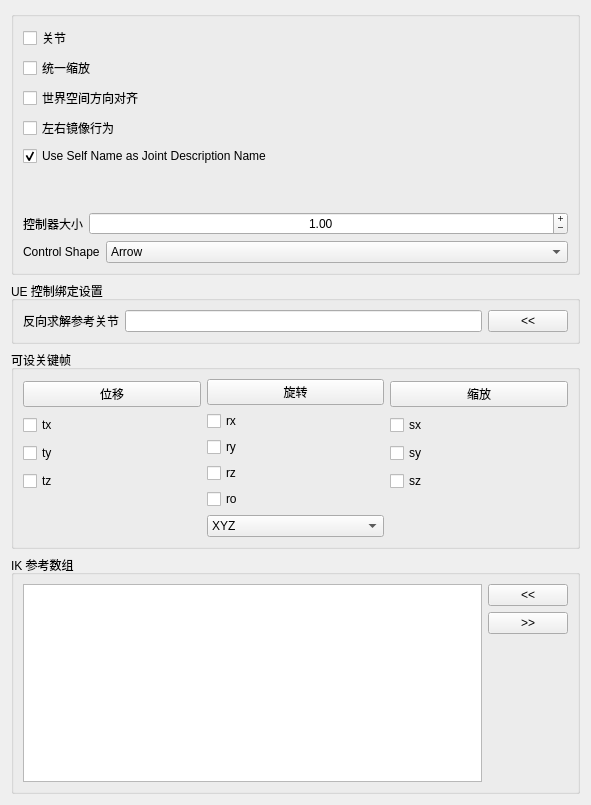
<?xml version="1.0" encoding="UTF-8"?>
<ui version="4.0">
 <class>Form</class>
 <widget class="QWidget" name="Form">
  <property name="geometry">
   <rect>
    <x>0</x>
    <y>0</y>
    <width>591</width>
    <height>805</height>
   </rect>
  </property>
  <property name="windowTitle">
   <string>表单</string>
  </property>
  <layout class="QGridLayout" name="gridLayout">
   <item row="0" column="0">
    <widget class="QGroupBox" name="groupBox">
     <property name="title">
      <string/>
     </property>
     <layout class="QGridLayout" name="gridLayout_2">
      <item row="0" column="0">
       <layout class="QVBoxLayout" name="verticalLayout_4">
        <item>
         <widget class="QCheckBox" name="joint_checkBox">
          <property name="text">
           <string>关节</string>
          </property>
         </widget>
        </item>
        <item>
         <widget class="QCheckBox" name="uniScale_checkBox">
          <property name="text">
           <string>统一缩放</string>
          </property>
         </widget>
        </item>
        <item>
         <widget class="QCheckBox" name="neutralRotation_checkBox">
          <property name="toolTip">
           <string>&lt;html&gt;&lt;head/&gt;&lt;body&gt;&lt;p&gt;如果激活，控制器将与世界空间对齐&lt;/p&gt;&lt;/body&gt;&lt;/html&gt;</string>
          </property>
          <property name="text">
           <string>世界空间方向对齐</string>
          </property>
         </widget>
        </item>
        <item>
         <widget class="QCheckBox" name="mirrorBehaviour_checkBox">
          <property name="toolTip">
           <string>&lt;html&gt;&lt;head/&gt;&lt;body&gt;&lt;p&gt;如果激活，控制器将在左侧和右侧具有对称行为。&lt;/p&gt;&lt;p&gt;&lt;br/&gt;&lt;/p&gt;&lt;p&gt;警告：Maya 2018 和 2018.1 中有一个 bug 会导致行为不正确，因为此选项会取反某个轴。其他 Maya 版本应该正常。&lt;/p&gt;&lt;/body&gt;&lt;/html&gt;</string>
          </property>
          <property name="text">
           <string>左右镜像行为</string>
          </property>
         </widget>
        </item>
        <item>
         <widget class="QCheckBox" name="descriptionName_checkBox">
          <property name="toolTip">
           <string>&lt;html&gt;&lt;head/&gt;&lt;body&gt;&lt;p&gt;如果勾选，将使用组件名称作为关节的描述名称。这适用于默认的 EPIC 命名系统。&lt;br/&gt;如果使用 mGear 默认命名系统，建议取消勾选以避免名称重复。&lt;/p&gt;&lt;/body&gt;&lt;/html&gt;</string>
          </property>
          <property name="text">
           <string notr="true">Use Self Name as Joint Description Name</string>
          </property>
          <property name="checked">
           <bool>true</bool>
          </property>
         </widget>
        </item>
        <item>
         <spacer name="verticalSpacer_3">
          <property name="orientation">
           <enum>Qt::Vertical</enum>
          </property>
          <property name="sizeHint" stdset="0">
           <size>
            <width>20</width>
            <height>40</height>
           </size>
          </property>
         </spacer>
        </item>
        <item>
         <layout class="QHBoxLayout" name="horizontalLayout_3">
          <item>
           <widget class="QLabel" name="ctlSize_label">
            <property name="text">
             <string>控制器大小</string>
            </property>
           </widget>
          </item>
          <item>
           <widget class="QDoubleSpinBox" name="ctlSize_doubleSpinBox">
            <property name="sizePolicy">
             <sizepolicy hsizetype="Expanding" vsizetype="Fixed">
              <horstretch>0</horstretch>
              <verstretch>0</verstretch>
             </sizepolicy>
            </property>
            <property name="wrapping">
             <bool>false</bool>
            </property>
            <property name="alignment">
             <set>Qt::AlignCenter</set>
            </property>
            <property name="buttonSymbols">
             <enum>QAbstractSpinBox::PlusMinus</enum>
            </property>
            <property name="minimum">
             <double>0.010000000000000</double>
            </property>
            <property name="maximum">
             <double>20000.000000000000000</double>
            </property>
            <property name="value">
             <double>1.000000000000000</double>
            </property>
           </widget>
          </item>
         </layout>
        </item>
        <item>
         <layout class="QHBoxLayout" name="horizontalLayout_2">
          <item>
           <widget class="QLabel" name="controlShape_label">
            <property name="text">
             <string notr="true">Control Shape</string>
            </property>
           </widget>
          </item>
          <item>
           <widget class="QComboBox" name="controlShape_comboBox">
            <property name="sizePolicy">
             <sizepolicy hsizetype="Expanding" vsizetype="Fixed">
              <horstretch>0</horstretch>
              <verstretch>0</verstretch>
             </sizepolicy>
            </property>
            <item>
             <property name="text">
              <string>Arrow</string>
             </property>
            </item>
            <item>
             <property name="text">
              <string>圆形</string>
             </property>
            </item>
            <item>
             <property name="text">
              <string>Compas</string>
             </property>
            </item>
            <item>
             <property name="text">
              <string>Cross</string>
             </property>
            </item>
            <item>
             <property name="text">
              <string>Crossarrow</string>
             </property>
            </item>
            <item>
             <property name="text">
              <string>立方体</string>
             </property>
            </item>
            <item>
             <property name="text">
              <string>Cubewithpeak</string>
             </property>
            </item>
            <item>
             <property name="text">
              <string>Cylinder</string>
             </property>
            </item>
            <item>
             <property name="text">
              <string>Diamond</string>
             </property>
            </item>
            <item>
             <property name="text">
              <string>Flower</string>
             </property>
            </item>
            <item>
             <property name="text">
              <string>Null</string>
             </property>
            </item>
            <item>
             <property name="text">
              <string>Pyramid</string>
             </property>
            </item>
            <item>
             <property name="text">
              <string>球体</string>
             </property>
            </item>
            <item>
             <property name="text">
              <string>方形</string>
             </property>
            </item>
           </widget>
          </item>
         </layout>
        </item>
       </layout>
      </item>
     </layout>
    </widget>
   </item>
   <item row="2" column="0">
    <widget class="QGroupBox" name="keyable_groupBox">
     <property name="title">
      <string>可设关键帧</string>
     </property>
     <layout class="QGridLayout" name="gridLayout_4">
      <item row="0" column="0">
       <layout class="QHBoxLayout" name="horizontalLayout">
        <item>
         <layout class="QVBoxLayout" name="verticalLayout">
          <property name="sizeConstraint">
           <enum>QLayout::SetMinimumSize</enum>
          </property>
          <item>
           <widget class="QPushButton" name="translate_pushButton">
            <property name="text">
             <string>位移</string>
            </property>
           </widget>
          </item>
          <item>
           <widget class="QCheckBox" name="tx_checkBox">
            <property name="text">
             <string>tx</string>
            </property>
           </widget>
          </item>
          <item>
           <widget class="QCheckBox" name="ty_checkBox">
            <property name="text">
             <string>ty</string>
            </property>
           </widget>
          </item>
          <item>
           <widget class="QCheckBox" name="tz_checkBox">
            <property name="text">
             <string>tz</string>
            </property>
           </widget>
          </item>
          <item>
           <spacer name="verticalSpacer_2">
            <property name="orientation">
             <enum>Qt::Vertical</enum>
            </property>
            <property name="sizeType">
             <enum>QSizePolicy::Minimum</enum>
            </property>
            <property name="sizeHint" stdset="0">
             <size>
              <width>20</width>
              <height>40</height>
             </size>
            </property>
           </spacer>
          </item>
         </layout>
        </item>
        <item>
         <layout class="QVBoxLayout" name="verticalLayout_2">
          <property name="sizeConstraint">
           <enum>QLayout::SetMinimumSize</enum>
          </property>
          <item>
           <widget class="QPushButton" name="rotate_pushButton">
            <property name="text">
             <string>旋转</string>
            </property>
           </widget>
          </item>
          <item>
           <widget class="QCheckBox" name="rx_checkBox">
            <property name="text">
             <string>rx</string>
            </property>
           </widget>
          </item>
          <item>
           <widget class="QCheckBox" name="ry_checkBox">
            <property name="text">
             <string>ry</string>
            </property>
           </widget>
          </item>
          <item>
           <widget class="QCheckBox" name="rz_checkBox">
            <property name="text">
             <string>rz</string>
            </property>
           </widget>
          </item>
          <item>
           <widget class="QCheckBox" name="ro_checkBox">
            <property name="text">
             <string>ro</string>
            </property>
           </widget>
          </item>
          <item>
           <widget class="QComboBox" name="ro_comboBox">
            <item>
             <property name="text">
              <string>XYZ</string>
             </property>
            </item>
            <item>
             <property name="text">
              <string>YZX</string>
             </property>
            </item>
            <item>
             <property name="text">
              <string>ZXY</string>
             </property>
            </item>
            <item>
             <property name="text">
              <string>XZY</string>
             </property>
            </item>
            <item>
             <property name="text">
              <string>YXZ</string>
             </property>
            </item>
            <item>
             <property name="text">
              <string>ZYX</string>
             </property>
            </item>
           </widget>
          </item>
         </layout>
        </item>
        <item>
         <layout class="QVBoxLayout" name="verticalLayout_3">
          <item>
           <widget class="QPushButton" name="scale_pushButton">
            <property name="text">
             <string>缩放</string>
            </property>
           </widget>
          </item>
          <item>
           <widget class="QCheckBox" name="sx_checkBox">
            <property name="text">
             <string>sx</string>
            </property>
           </widget>
          </item>
          <item>
           <widget class="QCheckBox" name="sy_checkBox">
            <property name="text">
             <string>sy</string>
            </property>
           </widget>
          </item>
          <item>
           <widget class="QCheckBox" name="sz_checkBox">
            <property name="text">
             <string>sz</string>
            </property>
           </widget>
          </item>
          <item>
           <spacer name="verticalSpacer">
            <property name="orientation">
             <enum>Qt::Vertical</enum>
            </property>
            <property name="sizeType">
             <enum>QSizePolicy::Minimum</enum>
            </property>
            <property name="sizeHint" stdset="0">
             <size>
              <width>20</width>
              <height>40</height>
             </size>
            </property>
           </spacer>
          </item>
         </layout>
        </item>
       </layout>
      </item>
     </layout>
    </widget>
   </item>
   <item row="3" column="0">
    <widget class="QGroupBox" name="ikRefArray_groupBox">
     <property name="title">
      <string>IK 参考数组</string>
     </property>
     <layout class="QGridLayout" name="gridLayout_3">
      <item row="0" column="0">
       <layout class="QHBoxLayout" name="ikRefArray_horizontalLayout">
        <item>
         <layout class="QVBoxLayout" name="ikRefArray_verticalLayout_1">
          <item>
           <widget class="QListWidget" name="ikRefArray_listWidget">
            <property name="dragDropOverwriteMode">
             <bool>true</bool>
            </property>
            <property name="dragDropMode">
             <enum>QAbstractItemView::InternalMove</enum>
            </property>
            <property name="defaultDropAction">
             <enum>Qt::MoveAction</enum>
            </property>
            <property name="alternatingRowColors">
             <bool>true</bool>
            </property>
            <property name="selectionMode">
             <enum>QAbstractItemView::ExtendedSelection</enum>
            </property>
            <property name="selectionRectVisible">
             <bool>false</bool>
            </property>
           </widget>
          </item>
         </layout>
        </item>
        <item>
         <layout class="QVBoxLayout" name="ikRefArray_verticalLayout_2">
          <item>
           <widget class="QPushButton" name="ikRefArrayAdd_pushButton">
            <property name="text">
             <string>&lt;&lt;</string>
            </property>
           </widget>
          </item>
          <item>
           <widget class="QPushButton" name="ikRefArrayRemove_pushButton">
            <property name="text">
             <string>&gt;&gt;</string>
            </property>
           </widget>
          </item>
          <item>
           <spacer name="ikRefArray_verticalSpacer">
            <property name="orientation">
             <enum>Qt::Vertical</enum>
            </property>
            <property name="sizeHint" stdset="0">
             <size>
              <width>20</width>
              <height>40</height>
             </size>
            </property>
           </spacer>
          </item>
         </layout>
        </item>
       </layout>
      </item>
     </layout>
    </widget>
   </item>
   <item row="1" column="0">
    <widget class="QGroupBox" name="groupBox_4">
     <property name="sizePolicy">
      <sizepolicy hsizetype="Minimum" vsizetype="Minimum">
       <horstretch>0</horstretch>
       <verstretch>0</verstretch>
      </sizepolicy>
     </property>
     <property name="title">
      <string>UE 控制绑定设置</string>
     </property>
     <layout class="QGridLayout" name="gridLayout_5">
      <item row="0" column="0">
       <layout class="QHBoxLayout" name="horizontalLayout_4">
        <item>
         <widget class="QLabel" name="label_2">
          <property name="toolTip">
           <string>&lt;html&gt;&lt;head/&gt;&lt;body&gt;&lt;p&gt;指定当控制器没有关联关节时，用于 Unreal Control Rig 反向求解的回退参考关节。&lt;/p&gt;&lt;/body&gt;&lt;/html&gt;</string>
          </property>
          <property name="text">
           <string>反向求解参考关节</string>
          </property>
         </widget>
        </item>
        <item>
         <widget class="QLineEdit" name="backwards_ref_jnt_lineEdit">
          <property name="toolTip">
           <string>&lt;html&gt;&lt;head/&gt;&lt;body&gt;&lt;p&gt;指定当控制器没有关联关节时，用于 Unreal Control Rig 反向求解的回退参考关节。&lt;/p&gt;&lt;/body&gt;&lt;/html&gt;</string>
          </property>
         </widget>
        </item>
        <item>
         <widget class="QPushButton" name="backwards_ref_jnt_pushButton">
          <property name="toolTip">
           <string>&lt;html&gt;&lt;head/&gt;&lt;body&gt;&lt;p&gt;指定当控制器没有关联关节时，用于 Unreal Control Rig 反向求解的回退参考关节。&lt;/p&gt;&lt;/body&gt;&lt;/html&gt;</string>
          </property>
          <property name="text">
           <string>&lt;&lt;</string>
          </property>
         </widget>
        </item>
       </layout>
      </item>
     </layout>
    </widget>
   </item>
  </layout>
 </widget>
 <resources/>
 <connections>
  <connection>
   <sender>translate_pushButton</sender>
   <signal>clicked()</signal>
   <receiver>tx_checkBox</receiver>
   <slot>toggle()</slot>
   <hints>
    <hint type="sourcelabel">
     <x>120</x>
     <y>210</y>
    </hint>
    <hint type="destinationlabel">
     <x>31</x>
     <y>232</y>
    </hint>
   </hints>
  </connection>
  <connection>
   <sender>translate_pushButton</sender>
   <signal>clicked()</signal>
   <receiver>ty_checkBox</receiver>
   <slot>toggle()</slot>
   <hints>
    <hint type="sourcelabel">
     <x>139</x>
     <y>212</y>
    </hint>
    <hint type="destinationlabel">
     <x>68</x>
     <y>258</y>
    </hint>
   </hints>
  </connection>
  <connection>
   <sender>translate_pushButton</sender>
   <signal>clicked()</signal>
   <receiver>tz_checkBox</receiver>
   <slot>toggle()</slot>
   <hints>
    <hint type="sourcelabel">
     <x>176</x>
     <y>212</y>
    </hint>
    <hint type="destinationlabel">
     <x>168</x>
     <y>278</y>
    </hint>
   </hints>
  </connection>
  <connection>
   <sender>rotate_pushButton</sender>
   <signal>clicked()</signal>
   <receiver>rx_checkBox</receiver>
   <slot>toggle()</slot>
   <hints>
    <hint type="sourcelabel">
     <x>338</x>
     <y>208</y>
    </hint>
    <hint type="destinationlabel">
     <x>338</x>
     <y>234</y>
    </hint>
   </hints>
  </connection>
  <connection>
   <sender>rotate_pushButton</sender>
   <signal>clicked()</signal>
   <receiver>ry_checkBox</receiver>
   <slot>toggle()</slot>
   <hints>
    <hint type="sourcelabel">
     <x>367</x>
     <y>212</y>
    </hint>
    <hint type="destinationlabel">
     <x>367</x>
     <y>261</y>
    </hint>
   </hints>
  </connection>
  <connection>
   <sender>rotate_pushButton</sender>
   <signal>clicked()</signal>
   <receiver>rz_checkBox</receiver>
   <slot>toggle()</slot>
   <hints>
    <hint type="sourcelabel">
     <x>401</x>
     <y>207</y>
    </hint>
    <hint type="destinationlabel">
     <x>397</x>
     <y>275</y>
    </hint>
   </hints>
  </connection>
  <connection>
   <sender>rotate_pushButton</sender>
   <signal>clicked()</signal>
   <receiver>ro_checkBox</receiver>
   <slot>toggle()</slot>
   <hints>
    <hint type="sourcelabel">
     <x>430</x>
     <y>213</y>
    </hint>
    <hint type="destinationlabel">
     <x>419</x>
     <y>302</y>
    </hint>
   </hints>
  </connection>
  <connection>
   <sender>scale_pushButton</sender>
   <signal>clicked()</signal>
   <receiver>sx_checkBox</receiver>
   <slot>toggle()</slot>
   <hints>
    <hint type="sourcelabel">
     <x>533</x>
     <y>209</y>
    </hint>
    <hint type="destinationlabel">
     <x>532</x>
     <y>234</y>
    </hint>
   </hints>
  </connection>
  <connection>
   <sender>scale_pushButton</sender>
   <signal>clicked()</signal>
   <receiver>sy_checkBox</receiver>
   <slot>toggle()</slot>
   <hints>
    <hint type="sourcelabel">
     <x>563</x>
     <y>211</y>
    </hint>
    <hint type="destinationlabel">
     <x>558</x>
     <y>261</y>
    </hint>
   </hints>
  </connection>
  <connection>
   <sender>scale_pushButton</sender>
   <signal>clicked()</signal>
   <receiver>sz_checkBox</receiver>
   <slot>toggle()</slot>
   <hints>
    <hint type="sourcelabel">
     <x>593</x>
     <y>218</y>
    </hint>
    <hint type="destinationlabel">
     <x>587</x>
     <y>277</y>
    </hint>
   </hints>
  </connection>
 </connections>
</ui>
